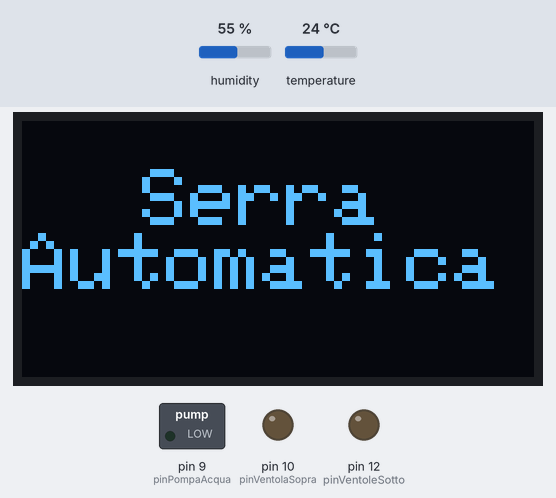
A sketch run on a simulated Arduino Uno, built with avr-gcc and run on an emulated ATmega328P. Parts: 128×64 one-colour display, switched loads named in the sketch (green lamp = pin HIGH), output pins drawn as LEDs (lit = HIGH). Inputs (shaded band) come from the test bench; at power-on: humidity 55 %, temperature 24 °C.

Above: at 0.1 s.
At 7.2 s:
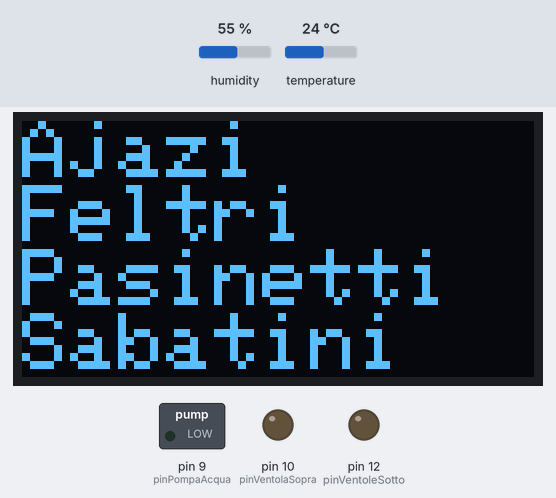
At 14.3 s:
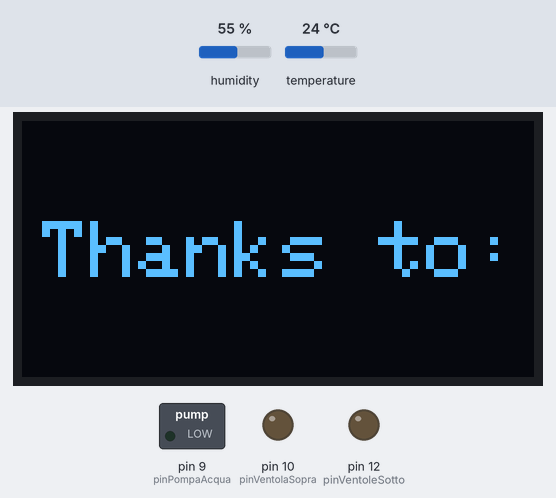
At 27.1 s:
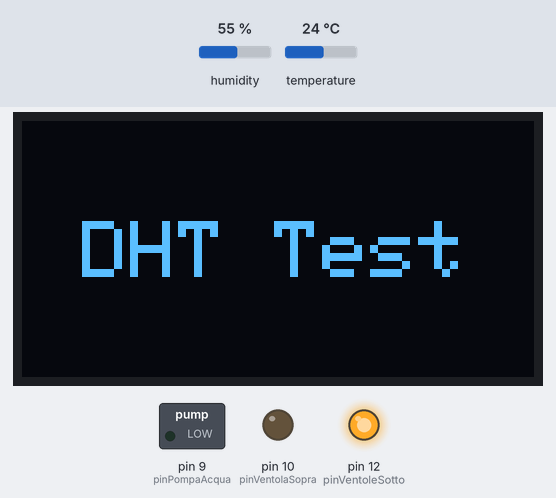
Timing chart, 0 to 38.6 s (numbered marks = the images above):
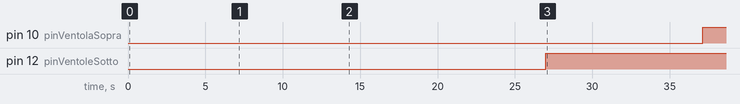

Measured:
- by itself, pin 10 (pinVentolaSopra): LOW → HIGH at 37.1 s
- by itself, pin 12 (pinVentoleSotto): LOW → HIGH at 27.0 s
- what the display in image 1 shows lasts 3.5 s, from 7.2 s to 10.7 s
- what the display in image 2 shows lasts 2.0 s, from 14.3 s to 16.3 s

The sketch:

Codice_Schermo.ino
```cpp
// Librerie
#include <SPI.h>
#include <Wire.h>
#include <Adafruit_GFX.h>
#include <Adafruit_SSD1306.h>
#include <Adafruit_Sensor.h>

// Definizione display
#define SCREEN_WIDTH 128  // Larghezza in pixels
#define SCREEN_HEIGHT 64  // Altezza in pixels
#define OLED_RESET 4
Adafruit_SSD1306 display(SCREEN_WIDTH, SCREEN_HEIGHT, &Wire, OLED_RESET);

// Codice pixel per i loghi
const unsigned char its[] PROGMEM = {
  0x00, 0x00, 0x00, 0x1e, 0x00, 0x00, 0x00, 0x00, 0x00, 0x00, 0x00, 0x00, 0x00, 0x00, 0x00, 0x00,
  0xc0, 0x00, 0x00, 0xff, 0x80, 0x00, 0x00, 0x00, 0x00, 0x00, 0x00, 0x00, 0x00, 0x00, 0x00, 0x00,
  0xe0, 0x00, 0x01, 0xf3, 0xc0, 0x00, 0x00, 0x00, 0x00, 0x00, 0x00, 0x00, 0x00, 0x00, 0x00, 0x00,
  0xf0, 0x00, 0x03, 0x80, 0xe0, 0x00, 0x00, 0x00, 0x00, 0x00, 0x00, 0x00, 0x00, 0x00, 0x00, 0x00,
  0xfe, 0x00, 0x03, 0x00, 0x70, 0x00, 0x00, 0x00, 0x00, 0x00, 0x00, 0x00, 0x00, 0x00, 0x00, 0x00,
  0xef, 0xff, 0xc7, 0x00, 0x30, 0xff, 0xf0, 0x00, 0x73, 0x66, 0x7c, 0x8d, 0xf0, 0x00, 0x00, 0x00,
  0xc1, 0xff, 0xc6, 0x00, 0x18, 0xff, 0xf8, 0x00, 0x73, 0x66, 0xc6, 0xcd, 0x80, 0x00, 0x00, 0x00,
  0xc0, 0x00, 0x06, 0x00, 0x18, 0x00, 0x38, 0x00, 0x7b, 0x66, 0xc6, 0xd9, 0xf0, 0x00, 0x00, 0x00,
  0xc0, 0x00, 0x06, 0x00, 0x18, 0x00, 0x18, 0x00, 0x6f, 0x66, 0xc6, 0x79, 0xf0, 0x00, 0x00, 0x00,
  0xc0, 0x00, 0x06, 0x00, 0x18, 0x00, 0x1c, 0x00, 0x67, 0x66, 0xc6, 0x71, 0x80, 0x00, 0x00, 0x00,
  0xc0, 0x00, 0x06, 0x00, 0x38, 0x00, 0x1c, 0x00, 0x67, 0x3c, 0x7c, 0x71, 0xf0, 0x00, 0x00, 0x00,
  0xc0, 0x00, 0x07, 0x00, 0x30, 0x00, 0x1c, 0x00, 0x00, 0x00, 0x00, 0x00, 0x00, 0x00, 0x00, 0x00,
  0xc7, 0xfe, 0x03, 0x80, 0x70, 0x00, 0x1c, 0x00, 0x00, 0x00, 0x00, 0x00, 0x00, 0x00, 0x00, 0x00,
  0xc3, 0xfe, 0x01, 0xc1, 0xe0, 0x00, 0x1c, 0x00, 0x00, 0x01, 0x80, 0x03, 0x00, 0x18, 0x18, 0x00,
  0xc0, 0x00, 0x00, 0xff, 0xc0, 0x03, 0x1c, 0x00, 0x7d, 0xf3, 0xee, 0x4f, 0xc8, 0x7e, 0x7c, 0x9f,
  0xc0, 0x00, 0x00, 0x7f, 0x00, 0x03, 0x1c, 0x00, 0x19, 0x86, 0x2e, 0x48, 0xc8, 0x66, 0xc0, 0x90,
  0xc0, 0x00, 0x00, 0x0c, 0x00, 0x03, 0x1c, 0x00, 0x11, 0xf6, 0x0f, 0x58, 0x48, 0xc3, 0xcc, 0x9f,
  0xc0, 0x00, 0x00, 0x0c, 0x00, 0x00, 0x1c, 0x00, 0x11, 0xc6, 0x0d, 0xd8, 0x48, 0xc2, 0xcc, 0x98,
  0xc0, 0x00, 0x00, 0x0c, 0x00, 0x00, 0x0e, 0x00, 0x11, 0x87, 0x6c, 0xcc, 0xcc, 0x66, 0x6c, 0x98,
  0xc7, 0x00, 0x00, 0x0c, 0x00, 0x00, 0x0f, 0x00, 0x11, 0xf3, 0xcc, 0xc7, 0x8f, 0x3c, 0x7c, 0x9f,
  0xc7, 0xfe, 0x03, 0x0c, 0x01, 0x00, 0x07, 0x80, 0x00, 0x00, 0x00, 0x00, 0x00, 0x00, 0x00, 0x00,
  0xc1, 0xfe, 0x03, 0x0c, 0x03, 0x00, 0x0f, 0x80, 0x00, 0x00, 0x00, 0x00, 0x00, 0x00, 0x00, 0x00,
  0xc0, 0x00, 0x03, 0x0c, 0x07, 0x00, 0x0e, 0x00, 0x38, 0x79, 0x08, 0x18, 0x10, 0x97, 0xcc, 0x00,
  0xc0, 0x00, 0x03, 0x0c, 0x0e, 0x00, 0x1c, 0x00, 0x7e, 0x7d, 0x0c, 0x1c, 0x19, 0xb7, 0xce, 0x00,
  0xc0, 0x00, 0x03, 0x0c, 0x1c, 0x00, 0x1c, 0x00, 0x63, 0x41, 0x0c, 0x1c, 0x19, 0xb1, 0x1e, 0x00,
  0xc0, 0x00, 0x03, 0x0c, 0x38, 0x00, 0x1c, 0x00, 0x63, 0x7d, 0x0c, 0x36, 0x09, 0x31, 0x1a, 0x00,
  0xc0, 0x00, 0x03, 0x0c, 0x70, 0x00, 0x1c, 0x00, 0x63, 0x61, 0x0c, 0x36, 0x0f, 0x31, 0x1b, 0x00,
  0xc7, 0xfe, 0x03, 0x0c, 0x60, 0x00, 0x1c, 0x00, 0x66, 0x61, 0x8c, 0x7e, 0x0f, 0x31, 0x3f, 0x00,
  0xc3, 0xfe, 0x03, 0x0c, 0x60, 0x00, 0x1c, 0x00, 0x7c, 0x7d, 0xef, 0xe3, 0x06, 0x31, 0x31, 0x80,
  0xc0, 0x00, 0x03, 0x0c, 0x60, 0x00, 0x1c, 0x00, 0x00, 0x00, 0x00, 0x00, 0x00, 0x00, 0x00, 0x00,
  0xc0, 0x00, 0x03, 0x0c, 0x60, 0x00, 0x1c, 0x00, 0x00, 0x00, 0x00, 0x00, 0x00, 0x00, 0x00, 0x00,
  0xc0, 0x00, 0x03, 0x0c, 0x60, 0x00, 0x1c, 0x00, 0x00, 0x00, 0x00, 0x00, 0x00, 0x00, 0x00, 0x00,
  0xe0, 0x00, 0x03, 0x0c, 0x60, 0x00, 0x1c, 0x00, 0x00, 0x00, 0x00, 0x00, 0x00, 0x00, 0x00, 0x00,
  0x78, 0x00, 0x03, 0x0c, 0x60, 0x00, 0x18, 0x00, 0x38, 0x7b, 0x09, 0xc9, 0xcd, 0xaa, 0x00, 0x00,
  0x3f, 0x80, 0x03, 0x0c, 0x60, 0x00, 0x78, 0x00, 0x38, 0x53, 0x15, 0x15, 0x2d, 0xe6, 0x00, 0x00,
  0x0f, 0xff, 0xe3, 0x0c, 0x61, 0xff, 0xf0, 0x00, 0x38, 0x51, 0x9d, 0x1d, 0x69, 0xe4, 0x00, 0x00,
  0x01, 0xff, 0xc3, 0x0c, 0x61, 0xff, 0xe0, 0x00, 0x38, 0x13, 0x10, 0xd3, 0xcd, 0x00, 0x00, 0x00
};
const unsigned char more[] PROGMEM = {
  0x00, 0x00, 0x00, 0x00, 0x00, 0x00, 0x00, 0x00, 0x00, 0x00, 0x00, 0x00, 0x00, 0x00, 0x00, 0x00,
  0x00, 0x00, 0x00, 0x00, 0x00, 0x00, 0x00, 0x00, 0x00, 0x00, 0x00, 0x00, 0x00, 0x00, 0x00, 0x00,
  0x00, 0x00, 0x00, 0x00, 0x00, 0x00, 0x00, 0x00, 0x00, 0x00, 0x00, 0x00, 0x00, 0x00, 0x00, 0x00,
  0x03, 0xf8, 0x03, 0xf8, 0x7f, 0xfc, 0x07, 0xfe, 0xf3, 0x9e, 0x1f, 0xfd, 0xff, 0xe0, 0x3f, 0xf8,
  0x07, 0xfe, 0x0f, 0xfc, 0x7f, 0xfe, 0x1f, 0xfe, 0xf7, 0x9e, 0x3f, 0xfd, 0xff, 0xf0, 0x7f, 0xf8,
  0x0f, 0xff, 0x1f, 0xfe, 0x7f, 0xfe, 0x3f, 0xfe, 0xf7, 0x9e, 0x7f, 0xfd, 0xff, 0xf8, 0xff, 0xf8,
  0x1f, 0x1f, 0x1f, 0x1f, 0x00, 0x0f, 0x3c, 0x00, 0xf7, 0x9e, 0xf8, 0x1c, 0x00, 0x79, 0xf0, 0x00,
  0x1e, 0x07, 0xbc, 0x0f, 0x00, 0x0f, 0x78, 0x00, 0xf7, 0x9e, 0xf0, 0x1c, 0x00, 0x3d, 0xe0, 0x00,
  0x1c, 0x07, 0xbc, 0x07, 0x00, 0x0f, 0x78, 0xfe, 0xf7, 0x9f, 0xe0, 0x1c, 0x00, 0x3f, 0xc7, 0xf8,
  0x3c, 0x67, 0xbc, 0x07, 0xbf, 0xff, 0x71, 0xfe, 0xf7, 0x9f, 0xe0, 0x1d, 0xff, 0xfb, 0xc7, 0xf8,
  0x3c, 0xf3, 0xbc, 0x07, 0xff, 0xfe, 0x71, 0xfe, 0xf3, 0x9f, 0xe0, 0x1d, 0xff, 0xfb, 0xc7, 0xf8,
  0x3c, 0xf3, 0xbc, 0x07, 0x7f, 0xfc, 0x78, 0xfe, 0xf0, 0x1f, 0xe0, 0x1d, 0xff, 0xf3, 0xc7, 0xf8,
  0x3c, 0xf3, 0xbc, 0x0f, 0x7f, 0xfc, 0x78, 0x00, 0xf0, 0x3c, 0xf0, 0x1d, 0xff, 0xe1, 0xe0, 0x00,
  0x3c, 0xf3, 0x9f, 0x1f, 0x00, 0x3c, 0x7c, 0x00, 0x7c, 0x7c, 0xf8, 0x1c, 0x01, 0xf1, 0xf0, 0x00,
  0x3c, 0xf3, 0x9f, 0xfe, 0x00, 0x1e, 0x3f, 0xfe, 0x3f, 0xf8, 0x7f, 0xdc, 0x00, 0xf0, 0xff, 0xf8,
  0x3c, 0xf3, 0x8f, 0xfc, 0x00, 0x1e, 0x1f, 0xfe, 0x3f, 0xf0, 0x3f, 0xdc, 0x00, 0x70, 0x7f, 0xf8,
  0x3c, 0xf3, 0x83, 0xf8, 0x00, 0x1e, 0x07, 0xfe, 0x0f, 0xe0, 0x1f, 0xdc, 0x00, 0x70, 0x3f, 0xf8,
  0x00, 0x00, 0x00, 0x00, 0x00, 0x00, 0x00, 0x00, 0x00, 0x00, 0x00, 0x00, 0x00, 0x00, 0x00, 0x00,
  0x00, 0x00, 0x00, 0x00, 0x00, 0x00, 0x00, 0x00, 0x00, 0x00, 0x00, 0x00, 0x00, 0x00, 0x00, 0x00,
  0x00, 0x00, 0x00, 0x00, 0x00, 0x00, 0x00, 0x00, 0x00, 0x00, 0x00, 0x00, 0x00, 0x00, 0x00, 0x00,
  0x00, 0x00, 0x00, 0x00, 0x00, 0x00, 0x00, 0x00, 0x00, 0x00, 0x00, 0x00, 0x00, 0x00, 0x00, 0x00
};
const unsigned char az[] PROGMEM = {
  0x00, 0x00, 0x00, 0x00, 0x00, 0x00, 0x00, 0x00, 0x00, 0x00, 0x00, 0x00, 0x00, 0x00, 0x00, 0x00,
  0x00, 0x00, 0x00, 0x00, 0x00, 0x00, 0x00, 0x00, 0xf1, 0xc0, 0x00, 0x00, 0x00, 0x00, 0x00, 0x00,
  0x3f, 0xf8, 0x00, 0x00, 0x3f, 0xfc, 0x00, 0x00, 0xf1, 0xc0, 0x00, 0x00, 0x00, 0x00, 0x00, 0x00,
  0x7f, 0xf8, 0x00, 0x00, 0x3f, 0xfe, 0x00, 0x00, 0xf0, 0xc0, 0x00, 0x00, 0x00, 0x00, 0x00, 0x00,
  0xf0, 0x38, 0x00, 0x00, 0x38, 0x0f, 0x00, 0x00, 0xf0, 0x00, 0x00, 0x00, 0x00, 0x00, 0x00, 0x00,
  0xe0, 0x38, 0x00, 0x00, 0x38, 0x07, 0x07, 0xf8, 0xf1, 0xc6, 0x01, 0x87, 0xf0, 0x1f, 0xcc, 0x03,
  0xe0, 0x38, 0x00, 0x00, 0x38, 0x03, 0x9f, 0xfc, 0xf1, 0xce, 0x03, 0x9f, 0xfc, 0x7f, 0xce, 0x07,
  0xe0, 0x38, 0x00, 0x00, 0x38, 0x03, 0x9f, 0xfe, 0xf1, 0xce, 0x03, 0xbf, 0xfe, 0x7f, 0xce, 0x07,
  0xff, 0xff, 0xf1, 0xfe, 0x38, 0x03, 0x9c, 0x0e, 0xf1, 0xce, 0x07, 0xbc, 0x1e, 0xf0, 0x0e, 0x07,
  0xff, 0xff, 0xfb, 0xff, 0x38, 0x03, 0x9c, 0x0e, 0xf1, 0xce, 0x07, 0x38, 0x0e, 0xe0, 0x0e, 0x07,
  0xff, 0xff, 0xfb, 0xff, 0x38, 0x03, 0x9f, 0xfe, 0xf1, 0xce, 0x0e, 0x3b, 0xfe, 0xe0, 0x0e, 0x07,
  0xe0, 0x38, 0xf0, 0x00, 0x38, 0x03, 0x9f, 0xfc, 0xf1, 0xce, 0x1e, 0x3b, 0xfc, 0xe0, 0x0e, 0x07,
  0xe0, 0x38, 0xe0, 0x00, 0x38, 0x07, 0x9f, 0xf8, 0xf1, 0xce, 0x3c, 0x3b, 0xf8, 0xe0, 0x0e, 0x07,
  0xe0, 0x39, 0xe0, 0x00, 0x38, 0x0f, 0x1c, 0x00, 0xf9, 0xce, 0xf8, 0x3c, 0x00, 0xe0, 0x0e, 0x07,
  0x00, 0x03, 0xc0, 0x00, 0x3f, 0xff, 0x1f, 0xe0, 0x7d, 0xcf, 0xf0, 0x3f, 0xe0, 0xe0, 0x0f, 0xff,
  0x00, 0x07, 0x80, 0x00, 0x3f, 0xfc, 0x1f, 0xe0, 0x7d, 0xcf, 0xe0, 0x1f, 0xe0, 0xe0, 0x07, 0xff,
  0x00, 0x0f, 0x00, 0x00, 0x1f, 0xf0, 0x07, 0xe0, 0x18, 0xc7, 0x00, 0x07, 0xe0, 0x60, 0x03, 0xf7,
  0x00, 0x1e, 0x00, 0x00, 0x00, 0x00, 0x00, 0x00, 0x00, 0x00, 0x00, 0x00, 0x00, 0x00, 0x00, 0x07,
  0x00, 0x3f, 0xf8, 0x00, 0x00, 0x00, 0x00, 0x00, 0x00, 0x00, 0x00, 0x00, 0x00, 0x00, 0x00, 0xff,
  0x00, 0x7f, 0xf8, 0x00, 0x00, 0x00, 0x00, 0x00, 0x00, 0x00, 0x00, 0x00, 0x00, 0x00, 0x01, 0xff,
  0x00, 0x7f, 0xf8, 0x00, 0x00, 0x00, 0x00, 0x00, 0x00, 0x00, 0x00, 0x00, 0x00, 0x00, 0x01, 0xfe
};

// Librerie DHT
#include "DHT.h"
#define DHTPIN 2
#define DHTTYPE DHT11
DHT dht(DHTPIN, DHTTYPE);

// Funzioni
void set_oled();
void loop_DHT();
void loop_water_level();

// Variabili per il sensore del liv acqua
int pinWater = A2;
int HistoryValue = 0;
char printbuffer[128];

//Pin ventole
int pinVentoleSotto = 12;
int pinVentolaSopra = 10;

//Pin fotoresistore centro
int pinFotoresistore = A0;

//Pin pompa acqua
int pinPompaAcqua = 9;

// Void Setup
void setup() {
  set_oled();
  pinMode(pinVentoleSotto, OUTPUT);
  pinMode(pinVentolaSopra, OUTPUT);
  pinMode(pinFotoresistore, INPUT);
  pinMode(pinPompaAcqua, OUTPUT);
}

// Void Loop
void loop() {
  digitalWrite(pinVentoleSotto, HIGH);
  loop_DHT();
  delay(1000);
  // Se la temperatura è sopra i 22 gradi parte la ventola sopra
  float temperatura = dht.readTemperature();
  if (temperatura > 22) {
    digitalWrite(pinVentolaSopra, HIGH);
  } else {
    digitalWrite(pinVentolaSopra, LOW);
  }
  delay(1000);
  loop_water();
  delay(1000);
  // Se il fotoresistore centrale è coperto e il valore terra è sopra 20 e sotto 100 attiva la pompa al pin 9 per 2 secondi
  int valoreTerreno = analogRead(pinWater);
  int valoreFotoresistore = analogRead(pinFotoresistore);
  if (valoreFotoresistore < 20 && (valoreTerreno > 10 && valoreTerreno < 100)) {
    delay(20000);
    digitalWrite(pinPompaAcqua, HIGH);
    delay(2000);
    digitalWrite(pinPompaAcqua, LOW);
  }
}

// Funzione per stampare i nomi e iloghi iniziali
void set_oled() {
  display.begin(SSD1306_SWITCHCAPVCC, 0x3C);
  display.clearDisplay();

  // Nome prototipo e nomi creatori
  display.setTextSize(2);       // Dimensione testo
  display.setTextColor(1, 0);   // Colore Testo
  display.setCursor(30,12);    // Dove inizia a scrivere
  display.println("Serra");  // Frase di stampa
  display.println("Automatica");
  display.display();            // Scrive sullo schermo
  delay(3500);
  // Pulisce lo schermo e lo ristampa pulito
  display.clearDisplay();
  display.display();
  display.setTextColor(1, 0);   // Colore Testo
  display.setCursor(35,25);
  display.println("Team:");
  display.display();
  delay(3500);
  // Pulisce lo schermo e lo ristampa pulito
  display.clearDisplay();
  display.display();

  // dividere in 2 e mettere delay? e regolare il cursor (0,0)---->
  display.setCursor(0,0);
  display.println("Ajazi");
  display.println("Feltri");
  display.println("Pasinetti");
  display.println("Sabatini");
  display.display();
  delay(3500);
  display.clearDisplay();
  display.setCursor(0,0);
  display.println("Saia");
  display.println("Trovesi");
  display.println("Loaiza");
  display.display();
  delay(3500);

  // Pulisce lo schermo e lo ristampa pulito
  display.clearDisplay();
  display.display();
  display.setCursor(5,25);
  display.println("Thanks to:");
  display.display();
  delay(2000);

  // Pulisce lo schermo e lo ristampa pulito
  display.clearDisplay();
  display.display();

  // Logo ITS
  display.drawBitmap(0, 15, its, 128, 37, 1);
  display.display();
  delay(3500);
  // Pulisce lo schermo e lo ristampa pulito
  display.clearDisplay();
  display.display();
  // Logo Moreware
  display.drawBitmap(0, 25, more, 128, 21, 1);
  display.display();
  delay(3500);
  // Pulisce lo schermo e lo ristampa pulito
  display.clearDisplay();
  display.display();
  // Logo AzDelivery
  display.drawBitmap(0, 25, az, 128, 21, 1);
  display.display();
  delay(3500);
  // Pulisce lo schermo e lo ristampa pulito
  display.clearDisplay();
  display.display();
  Serial.begin(9600);
  // Reset del diplay
  display.clearDisplay();
  display.display();
  // Initialize device
  dht.begin();
}

// Funzione di lettura e stampa sul display dei dati del sensore DHT
void loop_DHT() {
  //Reset del display
  display.clearDisplay();
  display.display();

  // Testo DHT test
  display.setTextSize(2);       // Dimensione testo
  display.setTextColor(1, 0);   // Colore Testo
  display.setCursor(15, 25);    // Dove inizia a scrivere
  display.println("DHT Test");  // Frase di stampa
  display.display();            // Scrive sullo schermo

  delay(2000);

  //Reset del display
  display.clearDisplay();
  display.display();

  //Set del testo
  display.setTextSize(2);
  display.setTextColor(1, 0);
  display.setCursor(15, 25);

  delay(2000);
  // Lettura valori dal sensore
  float h = dht.readHumidity();
  float t = dht.readTemperature();

  // Controllo se i valori del sensore sono null
  if (isnan(h) || isnan(t)) {
    display.println("Failed to read from DHT sensor!");
    display.display();
    delay(2000);
    return;
  }
  //Stampa umidità e temperatura sul display
  display.setCursor(0, 0);
  display.println("Umidita': ");
  display.print(h);
  display.println("% \nTemp: ");
  display.print(t);
  display.print(" C :)");
  display.display();

  delay(5000);
}

// Funzione di lettura e stampa sul display dei dati del senosre dell'acqua
void loop_water() {

  //Reset del display
  display.clearDisplay();
  display.display();

  // Testo Water test
  display.setTextSize(2);         // Dimensione testo
  display.setTextColor(1, 0);     // Colore Testo
  display.setCursor(5, 25);       // Dove inizia a scrivere
  display.println("Water Test");  // Frase di stampa
  display.display();              // Scrive sullo schermo

  delay(2000);

  display.clearDisplay();
  display.display();

  display.setTextSize(2);
  display.setTextColor(1, 0);
  display.setCursor(5, 25);

  delay(2000);
  int value = analogRead(pinWater);
  display.print("Water: ");
  display.print(value);
  display.display();
  delay(5000);
  display.clearDisplay();
  display.display();
}
```
